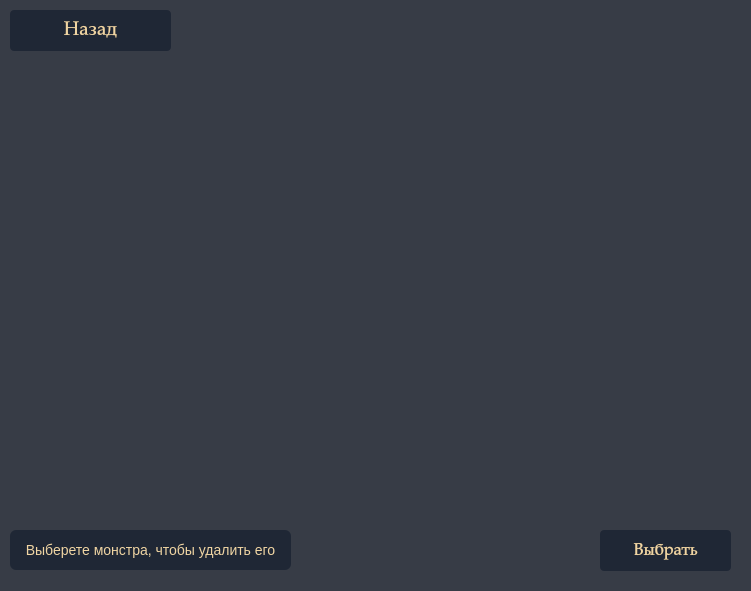
   <widget class="QFrame" name="Choose_Delete">
    <property name="geometry">
     <rect>
      <x>630</x>
      <y>290</y>
      <width>751</width>
      <height>591</height>
     </rect>
    </property>
    <property name="styleSheet">
     <string notr="true">/* ======================================================== */
/* ТВОЙ ТЕКУЩИЙ КОД ДЛЯ ФРЕЙМА                              */
/* ======================================================== */
QFrame {
    background-color: rgb(55, 60, 70);
    border-radius: 10px; 
    border: none !important;
}

QFrame QLabel {
    color: rgb(240, 213, 163);
    font-family: &quot;Palatino Linotype&quot;;
}

/* ======================================================== */
/* НАСТРОЙКА LISTWIDGET (ФОН И ТЕКСТ)                       */
/* ======================================================== */
QListWidget {
    background-color: transparent; /* Чтобы фон фрейма просвечивал */
    border: none !important;
    color: rgb(240, 213, 163);
    font-family: &quot;Palatino Linotype&quot;;
    font-size: 14px;
    outline: 0; /* Убирает пунктирную рамку фокуса */
}

/* ======================================================== */
/* 🛠 ПОЛЗУНОК ДЛЯ LISTWIDGET (КАК У SCROLLAREA)            */
/* ======================================================== */

/* 1. Дорожка */
QListWidget QScrollBar:vertical {
    background-color: rgb(233, 227, 212); 
    width: 10px;                         
    margin: 0px; 
    border-radius: 5px;                  
    border: none !important;
}

/* 2. Сам бегунок */
QListWidget QScrollBar::handle:vertical {
    background-color: rgb(46, 64, 87);   
    min-height: 30px;                    
    border-radius: 5px;                  
    margin: 0px; 
    border: none !important; 
}

/* 3. Наведение */
QListWidget QScrollBar::handle:vertical:hover {
    background-color: rgb(240, 213, 163); 
}

/* 4. Зажатие */
QListWidget QScrollBar::handle:vertical:pressed {
    background-color: rgb(31, 39, 53);     
}

/* 5. Убираем стрелочки */
QListWidget QScrollBar::sub-line:vertical, 
QListWidget QScrollBar::add-line:vertical {
    border: none;
    background: none;
    height: 0px;
}

QListWidget QScrollBar::up-arrow:vertical, 
QListWidget QScrollBar::down-arrow:vertical {
    border: none;
    background: none;
    height: 0px;
}

/* Убираем системный белый фон с пустых областей */
QListWidget QScrollBar::add-page:vertical, 
QListWidget QScrollBar::sub-page:vertical {
    background: transparent;
}
</string>
    </property>
    <property name="frameShape">
     <enum>QFrame::Shape::StyledPanel</enum>
    </property>
    <property name="frameShadow">
     <enum>QFrame::Shadow::Raised</enum>
    </property>
    <widget class="QListWidget" name="listWidget_Delete">
     <property name="geometry">
      <rect>
       <x>10</x>
       <y>60</y>
       <width>731</width>
       <height>461</height>
      </rect>
     </property>
     <property name="styleSheet">
      <string notr="true">/* ======================================================== */
/* 1. ИЗМЕНЕНО: ПРОЗРАЧНАЯ ПОДЛОЖКА СПИСКА                  */
/* ======================================================== */
QListWidget {
    /* Полностью прозрачный фон */
    background-color: transparent; 
    
    /* Сбрасываем нативный стиль Windows */
    border-style: solid;
    border: none !important;              
    
    /* Очистили отступы, чтобы плашки не сжимались внутри белого бокса */
    padding: 0px;    
    outline: 0 !important;                           
}

/* ======================================================== */
/* 2. НАСТРОЙКА ПЛАШЕК-ПОДКЛАССОВ ПО УМОЛЧАНИЮ              */
/* ======================================================== */
QListWidget::item {
    background-color: rgb(31, 39, 53);  
    color: rgb(240, 213, 163);          
    border-radius: 6px;                 
    padding: 10px 14px;                 
    margin-bottom: 8px;                 
    
    font-family: &quot;Palatino Linotype&quot;;   
    font-size: 13px;
    font-weight: bold;
    
    border: none !important;
}

/* ======================================================== */
/* 3. ЭФФЕКТ ПРИ НАВЕДЕНИИ КУРСОРA                          */
/* ======================================================== */
QListWidget::item:hover {
    background-color: rgb(50, 65, 87) !important;  
    color: rgb(240, 213, 163) !important;
    border: none !important;
}

/* ======================================================== */
/* 4. ЭФФЕКТ ПРИ ВЫДЕЛЕНИИ / НАЖАТИИ (ТЕМНЕЕТ)              */
/* ======================================================== */
QListWidget::item:selected, 
QListWidget::item:selected:active,
QListWidget::item:selected:focus {
    /* Глубокий бархатный полуночный тон */
    background-color: rgb(20, 26, 36) !important;  
    
    /* Приглушенное благородное золото для темного фонда */
    color: rgb(230, 205, 155) !important; 
    border: none !important;
}

/* ======================================================== */
/* 5. ГЛОБАЛЬНЫЙ ПРЕДОХРАНИТЕЛЬ ДЛЯ ВЫДЕЛЕНИЯ QT            */
/* ======================================================== */
QListWidget {
    selection-background-color: rgb(20, 26, 36);
    selection-color: rgb(230, 205, 155);
}</string>
     </property>
    </widget>
    <widget class="QLabel" name="Pros_Delete">
     <property name="geometry">
      <rect>
       <x>10</x>
       <y>530</y>
       <width>281</width>
       <height>40</height>
      </rect>
     </property>
     <property name="minimumSize">
      <size>
       <width>159</width>
       <height>40</height>
      </size>
     </property>
     <property name="maximumSize">
      <size>
       <width>500</width>
       <height>40</height>
      </size>
     </property>
     <property name="styleSheet">
      <string notr="true">QLabel {
    /* Заливка цветом с картинки */
    background-color: rgb(31, 39, 53);  
    
    /* Вспышка золота для текста и наш глобальный шрифт */
    color: rgb(240, 213, 163);
    font-family: &quot;Palatino Linotype&quot;;
    font-size: 14px; /* При необходимости подправьте размер */
    
    /* Скругление углов */
    border-radius: 6px;
    
    /* Внутренние отступы: 5px сверху/снизу, 10px слева/справа */
    padding: 5px 10px;
    
    /* Защита от системных рамок */
    border: none !important;
}</string>
     </property>
     <property name="text">
      <string>Выберете монстра, чтобы удалить его</string>
     </property>
     <property name="alignment">
      <set>Qt::AlignmentFlag::AlignCenter</set>
     </property>
    </widget>
    <widget class="QPushButton" name="pushButton_Delete">
     <property name="geometry">
      <rect>
       <x>600</x>
       <y>530</y>
       <width>131</width>
       <height>41</height>
      </rect>
     </property>
     <property name="font">
      <font>
       <family>Palatino Linotype</family>
       <pointsize>13</pointsize>
      </font>
     </property>
     <property name="styleSheet">
      <string notr="true">QPushButton {
    background-color: rgb(31, 39, 53);  /* Тёмно-синий цвет, как у кнопок классов */
    color: rgb(240, 213, 163);          /* Яркое золото для текста */
    border: none;                       /* Убираем рамки, чтобы была сплошная заливка */
    border-radius: 4px;                 /* Прямые углы в стиль вашей поисковой строки */
    padding: 6px 18px;                  /* Внутренние отступы */
}

/* Эффект при наведении мышки */
QPushButton:hover {
    background-color: rgb(45, 56, 76);  /* Кнопка становится чуть светлее */
}

/* Эффект при нажатии (Шаг 3 из нашего плана) */
QPushButton:pressed {
    background-color: rgb(45, 56, 76);  /* Темнеет в цвет главного фона */
    color: rgb(212, 163, 89);           /* Золото текста загорается ярче */
}</string>
     </property>
     <property name="text">
      <string>Выбрать</string>
     </property>
    </widget>
    <widget class="QPushButton" name="pushButton_Back_Delete">
     <property name="geometry">
      <rect>
       <x>10</x>
       <y>10</y>
       <width>161</width>
       <height>41</height>
      </rect>
     </property>
     <property name="font">
      <font>
       <family>Palatino Linotype</family>
       <pointsize>14</pointsize>
      </font>
     </property>
     <property name="styleSheet">
      <string notr="true">QPushButton {
    background-color: rgb(31, 39, 53);  /* Тёмно-синий цвет, как у кнопок классов */
    color: rgb(240, 213, 163);          /* Яркое золото для текста */
    border: none;                       /* Убираем рамки, чтобы была сплошная заливка */
    border-radius: 4px;                 /* Прямые углы в стиль вашей поисковой строки */
    padding: 6px 18px;                  /* Внутренние отступы */
}

/* Эффект при наведении мышки */
QPushButton:hover {
    background-color: rgb(45, 56, 76);  /* Кнопка становится чуть светлее */
}

/* Эффект при нажатии (Шаг 3 из нашего плана) */
QPushButton:pressed {
    background-color: rgb(45, 56, 76);  /* Темнеет в цвет главного фона */
    color: rgb(212, 163, 89);           /* Золото текста загорается ярче */
}</string>
     </property>
     <property name="text">
      <string>Назад</string>
     </property>
    </widget>
   </widget>
